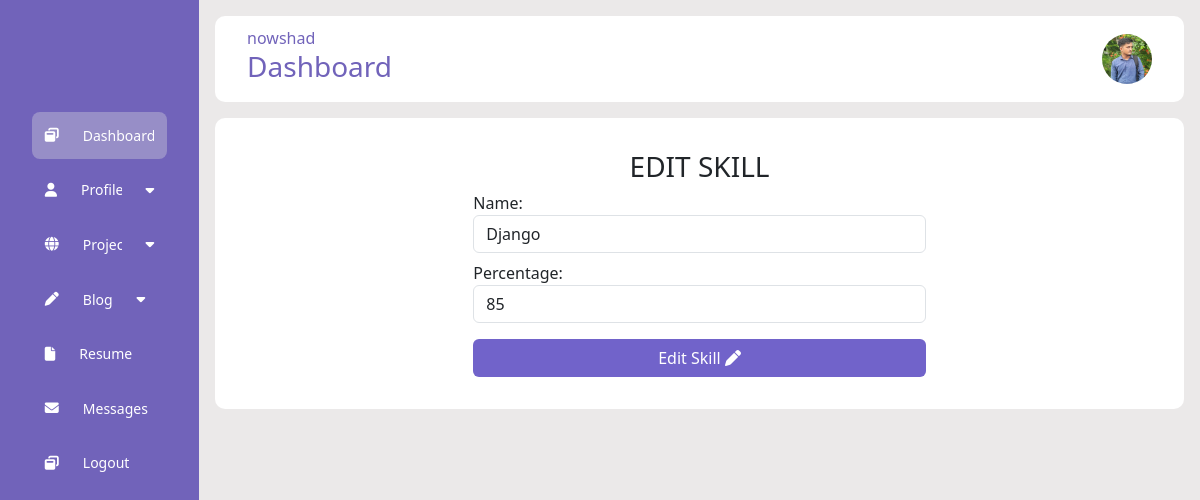
Page /account/edit_skill/2/ (signed in) on the committed database.
### account/models.py (models this page shows, shortened)
class UserProfile(models.Model):
    user = models.OneToOneField(User, on_delete=models.CASCADE)
    profile_image = models.ImageField(upload_to='images/profile', blank=True, null=True)

class Skill(models.Model):
    name = models.CharField(max_length=100)
    percentage = models.PositiveIntegerField(validators=[MaxValueValidator(100)])

### account/views.py (the view)
# urls.py: path('edit_skill/<int:skill_id>/', views.edit_skill, name='edit_skill'),
def edit_skill(request, skill_id):
    skill = get_object_or_404(Skill, pk=skill_id)
    user_profile = request.user.userprofile
    if request.method == 'POST':
        form = EditSkill(request.POST, instance=skill)
        if form.is_valid():
            form.save()
            return redirect('home')
    else:
        form = EditSkill(instance=skill)
    return render(request, 'edit_skill.html', {'form': form, 'skill': skill,'user_profile':user_profile})

### account/forms.py
class EditSkill(forms.ModelForm):
    class Meta:
        model = Skill
        fields = ['name', 'percentage']
        widgets = {
            'name': forms.TextInput(attrs={'class': 'form-control mb-2'}),
            'percentage': forms.NumberInput(attrs={'class': 'form-control mb-2'}),
        }

### account/templates/edit_skill.html (shortened to what this page needs)
{% extends "dashboard.html" %}
{% block dynamic %}
{% if request.user.is_staff %}
<h1 class="text-center fs-3 text-uppercase">Edit Skill</h1>
<div class="d-flex justify-content-center align-items-center">
    <div class="w-50">
        <form method="post">
            {{form}}
            <div class="w-100">
                <button class="btn mt-2 w-100" style="background-color: #7163CA; color: #fff;" type="submit">
                    Edit Skill <i class="fas fa-solid fa-pen"></i>
                </button>
            </div>
        </form>
    </div>
</div>
{% endif %}
{% endblock dynamic %}

### account/templates/dashboard.html (shortened to what this page needs)
{% load static %}
<!DOCTYPE html>
<html lang="en">
<head>
    <link rel="stylesheet" type="text/css" href="{% static 'css/style.css' %}">
    <link href="https://cdn.jsdelivr.net/npm/bootstrap@5.3.3/dist/css/bootstrap.min.css" rel="stylesheet"
>
</head>
<body>
    <div id="dashboard">
        <div class="sidebar">
            <div class="logo"> </div>
            <ul class="menu">
                <li class="active">
                    <a href="{% url 'dashboard' %}">
                        <i class="fas fa-regular fa-window-restore"></i>
                        <span>Dashboard</span>
                    </a>
                </li>
                <li>
                    <a href="#" class="has-dropdown collapsed" data-bs-toggle="collapse" data-bs-target="#profile"
                        aria-expanded="false" aria-controls="profile">
                        <i class="fas fa-regular fa-user"></i>
                        <span>Profile</span>
                        <i class="fas fa-caret-down"></i>
                    </a>
                </li>
                <li>
                    <a href="#" class="has-dropdown collapsed" data-bs-toggle="collapse" data-bs-target="#project"
                        aria-expanded="false" aria-controls="project">
                        <i class="fas fa-solid fa-globe"></i>
                        <span>Project</span>
                        <i class="fas fa-caret-down"></i>
                    </a>
                </li>
                <li>
                    <a href="#" class="has-dropdown collapsed" data-bs-toggle="collapse" data-bs-target="#blog"
                        aria-expanded="false" aria-controls="profile">
                        <i class="fas fa-solid fa-pen"></i>
                        <span>Blog</span>
                        <i class="fas fa-caret-down"></i>
                    </a>
                </li>
                <li>
                    <a href="{% url 'upload_resume' %}">
                        <i class="fas fa-regular fa-file"></i>
                        <span>Resume</span>
                    </a>
                </li>
                <li>
                    <a href="{% url 'messages' %}">
                        <i class="fas fa-regular fa-envelope"></i>
                        <span>Messages</span>
                    </a>
                </li>
                <li class="logout">
                    <a href="{% url 'logout' %}">
                        <i class="fas fa-regular fa-window-restore"></i>
                        <span>Logout</span>
                    </a>
                </li>
            </ul>
        </div>
        <div class="main-content">
            <div class="header-wrapper">
                <div class="header-title">
                    <span>{{request.user}}</span>
                    <h3>Dashboard</h3>
                </div>
                <div class="user-info dropdown">
                    {% if user_profile.profile_image %}
                    <img src="{{ user_profile.profile_image.url }}" alt="Profile Image" class="dropdown-toggle" href="#"
                        role="button" data-bs-toggle="dropdown" aria-expanded="false">
                    {% else %}
                    <p>No profile image available</p>
                    {% endif %}
                </div>
            </div>
            <div class="card-container">
                {% block dynamic %}
                {% endblock dynamic %}
            </div>
        </div>
    </div>
</body>
</html>

### static/css/style.css (style rules this page uses)
* { margin: 0; padding: 0; box-sizing: border-box; }
#dashboard { display: flex; }
.sidebar { position: sticky; top: 0; left: 0; bottom: 0; width: 110px; height: 100vh; color: #fff; overflow: hidden; transition: alll 0.5s linear; background: rgba(113, 99, 186, 255); }
.logo { height: 80px; padding: 16px; }
.menu { height: 88%; position: relative; list-style: none; padding: 1.5rem; }
.menu li { padding: 0.8rem; margin: 8px; border-radius: 8px; transition: all 0.5s ease-in-out; }
.menu li:hover, .active { background: #e0e0e058; }
.menu a { color: #fff; font-size: 14px; text-decoration: none; display: flex; align-items: center; gap: 1.5rem; }
.menu a span { overflow: hidden; }
.main-content { position: relative; background-color: #ebe9e9; width: 100%; padding: 1rem; }
.header-wrapper img { width: 50px; height: 50px; cursor: pointer; border-radius: 50%; }
.header-wrapper { display: flex; justify-content: space-between; align-items: center; flex-wrap: wrap; background-color: #fff; border-radius: 10px; padding: 10px 2rem; margin-bottom: 1rem; }
.header-title { color: rgba(113, 99, 186, 255); }
.card-container { background-color: #fff; padding: 2rem; border-radius: 10px; }

### rows in the picture
UserProfile: profile_image (picture)
Skill: name "Django", percentage "85"

### other values in the picture
{{ request.user }} "nowshad"
